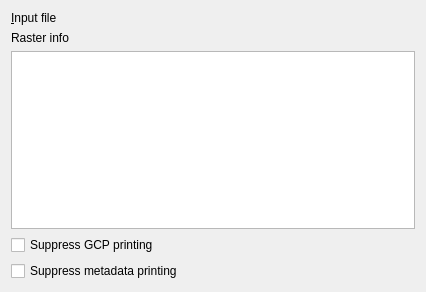
<?xml version="1.0" encoding="UTF-8"?>
<ui version="4.0">
 <class>GdalToolsWidget</class>
 <widget class="QWidget" name="GdalToolsWidget">
  <property name="geometry">
   <rect>
    <x>0</x>
    <y>0</y>
    <width>426</width>
    <height>292</height>
   </rect>
  </property>
  <property name="sizePolicy">
   <sizepolicy hsizetype="Expanding" vsizetype="Preferred">
    <horstretch>0</horstretch>
    <verstretch>0</verstretch>
   </sizepolicy>
  </property>
  <property name="windowTitle">
   <string>Info</string>
  </property>
  <layout class="QVBoxLayout" name="verticalLayout">
   <item>
    <layout class="QFormLayout" name="formLayout">
     <item row="0" column="0">
      <widget class="QLabel" name="label">
       <property name="text">
        <string>&amp;Input file</string>
       </property>
       <property name="buddy">
        <cstring>inSelector</cstring>
       </property>
      </widget>
     </item>
     <item row="0" column="1">
      <widget class="GdalToolsInOutSelector" name="inSelector" native="true"/>
     </item>
    </layout>
   </item>
   <item>
    <widget class="QLabel" name="label_2">
     <property name="text">
      <string>Raster info</string>
     </property>
    </widget>
   </item>
   <item>
    <widget class="QListWidget" name="rasterInfoList">
     <property name="editTriggers">
      <set>QAbstractItemView::NoEditTriggers</set>
     </property>
     <property name="alternatingRowColors">
      <bool>true</bool>
     </property>
     <property name="selectionMode">
      <enum>QAbstractItemView::ExtendedSelection</enum>
     </property>
    </widget>
   </item>
   <item>
    <widget class="QCheckBox" name="suppressGCPCheck">
     <property name="text">
      <string>Suppress GCP printing</string>
     </property>
    </widget>
   </item>
   <item>
    <widget class="QCheckBox" name="suppressMDCheck">
     <property name="text">
      <string>Suppress metadata printing</string>
     </property>
    </widget>
   </item>
  </layout>
 </widget>
 <customwidgets>
  <customwidget>
   <class>GdalToolsInOutSelector</class>
   <extends>QWidget</extends>
   <header>inOutSelector</header>
   <container>1</container>
  </customwidget>
 </customwidgets>
 <resources/>
 <connections/>
</ui>
